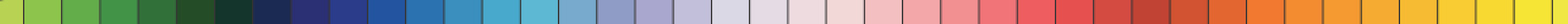
#> input picture cmaps/cmap1.png, 2316 x 36 px (shown at 1/2 size); its folder holds 3 pictures in this run
$ python cmaps.py
#> lines starting #> are read from the running program, lines starting #| are printed output that depends on the picture
#!/usr/bin/env python3
import os
import numpy as np
import glob as glob
import matplotlib.cm as mcm
import matplotlib.colors as mcolors
from matplotlib import rcParams
from PIL import Image
lut = rcParams['image.lut']

#------------------------------------------------------------------------------#
# Hardcoded bad maps
#------------------------------------------------------------------------------#
# MATLAB maps
matlab_data = {
    'jet':{
        'red': ((0., 0, 0), (0.35, 0, 0), (0.66, 1, 1), (0.89, 1, 1), (1, 0.5, 0.5)),
        'green': ((0., 0, 0), (0.125, 0, 0), (0.375, 1, 1), (0.64, 1, 1), (0.91, 0, 0), (1, 0, 0)),
        'blue':  ((0., 0.5, 0.5), (0.11, 1, 1), (0.34, 1, 1), (0.65, 0, 0), (1, 0, 0))
    },
    'hot':{
        'red': ((0., 0.0416, 0.0416), (0.365079, 1.000000, 1.000000), (1.0, 1.0, 1.0)),
        'green': ((0., 0., 0.), (0.365079, 0.000000, 0.000000), (0.746032, 1.000000, 1.000000), (1.0, 1.0, 1.0)),
        'blue':  ((0., 0., 0.), (0.746032, 0.000000, 0.000000), (1.0, 1.0, 1.0))
    },
    'hsv':{
        'red': ((0., 1., 1.),
                (0.158730, 1.000000, 1.000000),
                (0.174603, 0.968750, 0.968750),
                (0.333333, 0.031250, 0.031250),
                (0.349206, 0.000000, 0.000000),
                (0.666667, 0.000000, 0.000000),
                (0.682540, 0.031250, 0.031250),
                (0.841270, 0.968750, 0.968750),
                (0.857143, 1.000000, 1.000000),
                (1.0, 1.0, 1.0)),
        'green': ((0., 0., 0.),
                (0.158730, 0.937500, 0.937500),
                (0.174603, 1.000000, 1.000000),
                (0.507937, 1.000000, 1.000000),
                (0.666667, 0.062500, 0.062500),
                (0.682540, 0.000000, 0.000000),
                (1.0, 0., 0.)),
        'blue': ((0., 0., 0.),
                (0.333333, 0.000000, 0.000000),
                (0.349206, 0.062500, 0.062500),
                (0.507937, 1.000000, 1.000000),
                (0.841270, 1.000000, 1.000000),
                (0.857143, 0.937500, 0.937500),
                (1.0, 0.09375, 0.09375))
        }
    }

# GNU maps
_gnu_green = lambda x: x**3
_gnu_red   = lambda x: np.sqrt(x)
_gnu_blue  = lambda x: np.sin(x * 2 * np.pi)
_gnu2_red = lambda x: x / 0.32 - 0.78125
_gnu2_green = lambda x: 2 * x - 0.84
def _gnu2_blue(x):
    ret = np.zeros(len(x))
    m = (x < 0.25)
    ret[m] = 4 * x[m]
    m = (x >= 0.25) & (x < 0.92)
    ret[m] = -2 * x[m] + 1.84
    m = (x >= 0.92)
    ret[m] = x[m] / 0.08 - 11.5
    return ret

gnu_data = {
    'gnuplot':{
        'red':   _gnu_red,
        'green': _gnu_green,
        'blue':  _gnu_blue,
        },
    'gnuplot2':{
        'red':   _gnu2_red,
        'green': _gnu2_green,
        'blue':  _gnu2_blue,
        },
    'nipy_spectral':{
        'red': [(0.0, 0.0, 0.0), (0.05, 0.4667, 0.4667),
                (0.10, 0.5333, 0.5333), (0.15, 0.0, 0.0),
                (0.20, 0.0, 0.0), (0.25, 0.0, 0.0),
                (0.30, 0.0, 0.0), (0.35, 0.0, 0.0),
                (0.40, 0.0, 0.0), (0.45, 0.0, 0.0),
                (0.50, 0.0, 0.0), (0.55, 0.0, 0.0),
                (0.60, 0.0, 0.0), (0.65, 0.7333, 0.7333),
                (0.70, 0.9333, 0.9333), (0.75, 1.0, 1.0),
                (0.80, 1.0, 1.0), (0.85, 1.0, 1.0),
                (0.90, 0.8667, 0.8667), (0.95, 0.80, 0.80),
                (1.0, 0.80, 0.80)],
        'green': [(0.0, 0.0, 0.0), (0.05, 0.0, 0.0),
                (0.10, 0.0, 0.0), (0.15, 0.0, 0.0),
                (0.20, 0.0, 0.0), (0.25, 0.4667, 0.4667),
                (0.30, 0.6000, 0.6000), (0.35, 0.6667, 0.6667),
                (0.40, 0.6667, 0.6667), (0.45, 0.6000, 0.6000),
                (0.50, 0.7333, 0.7333), (0.55, 0.8667, 0.8667),
                (0.60, 1.0, 1.0), (0.65, 1.0, 1.0),
                (0.70, 0.9333, 0.9333), (0.75, 0.8000, 0.8000),
                (0.80, 0.6000, 0.6000), (0.85, 0.0, 0.0),
                (0.90, 0.0, 0.0), (0.95, 0.0, 0.0),
                (1.0, 0.80, 0.80)],
        'blue': [(0.0, 0.0, 0.0), (0.05, 0.5333, 0.5333),
                (0.10, 0.6000, 0.6000), (0.15, 0.6667, 0.6667),
                (0.20, 0.8667, 0.8667), (0.25, 0.8667, 0.8667),
                (0.30, 0.8667, 0.8667), (0.35, 0.6667, 0.6667),
                (0.40, 0.5333, 0.5333), (0.45, 0.0, 0.0),
                (0.5, 0.0, 0.0), (0.55, 0.0, 0.0),
                (0.60, 0.0, 0.0), (0.65, 0.0, 0.0),
                (0.70, 0.0, 0.0), (0.75, 0.0, 0.0),
                (0.80, 0.0, 0.0), (0.85, 0.0, 0.0),
                (0.90, 0.0, 0.0), (0.95, 0.0, 0.0),
                (1.0, 0.80, 0.80)],
        },
    }

# GIST package maps are by David H. Munro.
gist_data = {
    'gist_rainbow':(
        (0.000, (1.00, 0.00, 0.16)),
        (0.030, (1.00, 0.00, 0.00)),
        (0.215, (1.00, 1.00, 0.00)),
        (0.400, (0.00, 1.00, 0.00)),
        (0.586, (0.00, 1.00, 1.00)),
        (0.770, (0.00, 0.00, 1.00)),
        (0.954, (1.00, 0.00, 1.00)),
        (1.000, (1.00, 0.00, 0.75))
        ),
    'gist_ncar':{
        'red': ((0.0, 0.0, 0.0000),
                (0.3098, 0.0000, 0.0000),
                (0.3725, 0.3993, 0.3993),
                (0.4235, 0.5003, 0.5003),
                (0.5333, 1.0000, 1.0000),
                (0.7922, 1.0000, 1.0000),
                (0.8471, 0.6218, 0.6218),
                (0.8980, 0.9235, 0.9235),
                (1.0000, 0.9961, 0.9961)),
        'green': ((0.0, 0.0, 0.0000),
                (0.0510, 0.3722, 0.3722),
                (0.1059, 0.0000, 0.0000),
                (0.1569, 0.7202, 0.7202),
                (0.1608, 0.7537, 0.7537),
                (0.1647, 0.7752, 0.7752),
                (0.2157, 1.0000, 1.0000),
                (0.2588, 0.9804, 0.9804),
                (0.2706, 0.9804, 0.9804),
                (0.3176, 1.0000, 1.0000),
                (0.3686, 0.8081, 0.8081),
                (0.4275, 1.0000, 1.0000),
                (0.5216, 1.0000, 1.0000),
                (0.6314, 0.7292, 0.7292),
                (0.6863, 0.2796, 0.2796),
                (0.7451, 0.0000, 0.0000),
                (0.7922, 0.0000, 0.0000),
                (0.8431, 0.1753, 0.1753),
                (0.8980, 0.5000, 0.5000),
                (1.0000, 0.9725, 0.9725)),
        'blue': ((0.0, 0.5020, 0.5020),
                (0.0510, 0.0222, 0.0222),
                (0.1098, 1.0000, 1.0000),
                (0.2039, 1.0000, 1.0000),
                (0.2627, 0.6145, 0.6145),
                (0.3216, 0.0000, 0.0000),
                (0.4157, 0.0000, 0.0000),
                (0.4745, 0.2342, 0.2342),
                (0.5333, 0.0000, 0.0000),
                (0.5804, 0.0000, 0.0000),
                (0.6314, 0.0549, 0.0549),
                (0.6902, 0.0000, 0.0000),
                (0.7373, 0.0000, 0.0000),
                (0.7922, 0.9738, 0.9738),
                (0.8000, 1.0000, 1.0000),
                (0.8431, 1.0000, 1.0000),
                (0.8980, 0.9341, 0.9341),
                (1.0000, 0.9961, 0.9961)),
        },
    }

#------------------------------------------------------------------------------#
# Maps pulled from papers
#------------------------------------------------------------------------------#
def png2rgb(file):
    # Load file
#> called with file = 'cmaps/cmap1.png'
    img = Image.open(file)
#> img is the input picture: PIL image 2316x36 RGBA; mean R, G, B, A 162.3, 140.9, 116, 255
    data = np.array(img)[...,:3]/255 # drop alpha channel and scale to 0-1
    long = np.argmax(data.shape) # N by M by 4, but which one is smaller?
#> long = 1
    nshort = data.shape[1-long]
#> nshort = 36
    vec = np.take(data, nshort//2, axis=1-long)
#> vec = 2316 rows, first 8: [0.722, 0.824, 0.329], [0.722, 0.824, 0.329], [0.722, 0.824, 0.329], [0.722, 0.824, 0.329], [0.722, 0.824, 0.329], [0.722, 0.824, 0.329], [0.722, 0.824, 0.329], [0.722, 0.824, 0.329]
    # Get unique non-consecutive colors, so we can filter out divider colors
    # Why use lists of tuples? Because don't want axis-wise operations
    # on each channel, want to operate on unique data tuples.
    seen = {*()}
    tuples = [tuple(rgb) for rgb in vec]
#> tuples = 2316 items, first 6: (0.722, 0.824, 0.329), (0.722, 0.824, 0.329), (0.722, 0.824, 0.329), (0.722, 0.824, 0.329), (0.722, 0.824, 0.329), (0.722, 0.824, 0.329)
    unique = []
    counts = []
    prev = None
    count = 1
    for rgb in tuples:
        if rgb!=prev:
            unique.append(rgb) # name of *current* rgb tuple
            counts.append(count) # number of appeariences for *previous* rgb tuple
            count = 1
        else:
            count += 1
        prev = rgb
#> this loop made 2316 passes
#> (count, prev) on passes 1 to 12: (1, (0.722, 0.824, 0.329)), (2, (0.722, 0.824, 0.329)), (3, (0.722, 0.824, 0.329)), (4, (0.722, 0.824, 0.329)), (5, (0.722, 0.824, 0.329)), (6, (0.722, 0.824, 0.329)), (7, (0.722, 0.824, 0.329)), (8, (0.722, 0.824, 0.329)), (9, (0.722, 0.824, 0.329)), (10, (0.722, 0.824, 0.329)), (11, (0.722, 0.824, 0.329)), (12, (0.722, 0.824, 0.329))
#> count on passes 61 to 66: 25, 26, 27, 28, 29, 30
#> after the loop, counts = 157 values, max 54 at index 4, min 1 at index 0, mean 14.62; unique = 157 items, first 6: (0.722, 0.824, 0.329), (0.216, 0.208, 0.208), (0.247, 0.263, 0.212), (0.553, 0.769, 0.294), (0.263, 0.29, 0.216), (0.216, 0.208, 0.208)
    counts = [*counts[1:], count] # shift counts to match rgbs
#> counts = 157 values, max 54 at index 3, min 1 at index 1, mean 14.75
    # Filter out dividers for colormap images with distinct levels and dividers
    # NOTE: We detect whether image has distinct levels by seeing if the distribution
    # of counts is bimodal! E.g. 1 pixel black, 20 pixels color, 1 pixel black, etc.
    med, mean = np.median(counts), np.mean(counts)
#> med = 1; mean = 14.75
    if abs(mean - med)/med > 5:
        vec = [rgb for rgb,count in zip(unique,counts) if count >= np.mean(counts)]
#> vec = 42 items, first 6: (0.722, 0.824, 0.329), (0.553, 0.769, 0.294), (0.388, 0.678, 0.294), (0.259, 0.576, 0.282), (0.196, 0.439, 0.227), (0.141, 0.302, 0.153)
    return vec

# Iterate through files
files = glob.glob(os.path.join(os.path.dirname(__file__), 'cmaps', 'cmap[0-9].png'))
paper_data = {
    os.path.splitext(os.path.basename(file))[0]: png2rgb(file)
    for file in files
    }
#> call 2 of png2rgb, with file = 'cmaps/cmap2.png'
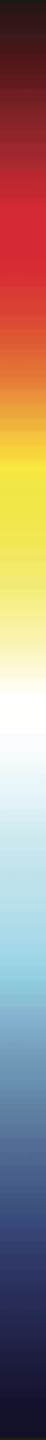
#> input picture cmaps/cmap2.png, 46 x 1440 px
#> in png2rgb, img is the input picture: PIL image 46x1440 RGBA; mean R, G, B, A 159.7, 135.7, 123.1, 255
#> in png2rgb (call 2), `vec = np.take(data, nshort//2, axis=1-long)`: vec = 1440 rows, first 8: [0.102, 0.098, 0.098], [0.102, 0.098, 0.098], [0.118, 0.0902, 0.0902], [0.145, 0.0824, 0.0745], [0.145, 0.0824, 0.0745], [0.145, 0.0824, 0.0784], [0.149, 0.0824, 0.0784], [0.153, 0.0824, 0.0745]
#> in png2rgb (call 2), `tuples = [tuple(rgb) for rgb in vec]`: tuples = 1440 items, first 6: (0.102, 0.098, 0.098), (0.102, 0.098, 0.098), (0.118, 0.0902, 0.0902), (0.145, 0.0824, 0.0745), (0.145, 0.0824, 0.0745), (0.145, 0.0824, 0.0784)
#> the loop in png2rgb (call 2), `for rgb in tuples:` made 1440 passes
#> (count, prev) on passes 1 to 12: (1, (0.102, 0.098, 0.098)), (2, (0.102, 0.098, 0.098)), (1, (0.118, 0.0902, 0.0902)), (1, (0.145, 0.0824, 0.0745)), (2, (0.145, 0.0824, 0.0745)), (1, (0.145, 0.0824, 0.0784)), (1, (0.149, 0.0824, 0.0784)), (1, (0.153, 0.0824, 0.0745)), (1, (0.153, 0.0824, 0.0784)), (2, (0.153, 0.0824, 0.0784)), (3, (0.153, 0.0824, 0.0784)), (1, (0.157, 0.0824, 0.0784))
#> count on passes 61 to 66: 1, 1, 1, 1, 1, 1
#> after the loop in png2rgb (call 2), `for rgb in tuples:`: counts = 810 values, max 33 at index 142, min 1 at index 0, mean 1.78; unique = 810 items, first 6: (0.102, 0.098, 0.098), (0.118, 0.0902, 0.0902), (0.145, 0.0824, 0.0745), (0.145, 0.0824, 0.0784), (0.149, 0.0824, 0.0784), (0.153, 0.0824, 0.0745)
#> in png2rgb (call 2), `counts = [*counts[1:], count]`: counts = 810 values, max 33 at index 141, min 1 at index 1, mean 1.78
#> in png2rgb (call 2), `med, mean = np.median(counts), np.mean(counts)`: mean = 1.78
#> call 3 of png2rgb, with file = 'cmaps/cmap3.png'
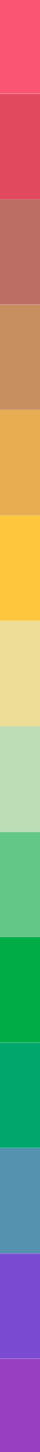
#> input picture cmaps/cmap3.png, 40 x 1452 px
#> in png2rgb, img is the input picture: PIL image 40x1452 RGBA; mean R, G, B, A 159, 147.2, 126.1, 255
#> in png2rgb (call 3), `vec = np.take(data, nshort//2, axis=1-long)`: vec = 1452 rows, first 8: [0.98, 0.337, 0.455], [0.98, 0.337, 0.455], [0.98, 0.337, 0.455], [0.98, 0.337, 0.455], [0.98, 0.337, 0.455], [0.98, 0.337, 0.455], [0.98, 0.337, 0.455], [0.98, 0.337, 0.455]
#> in png2rgb (call 3), `tuples = [tuple(rgb) for rgb in vec]`: tuples = 1452 items, first 6: (0.98, 0.337, 0.455), (0.98, 0.337, 0.455), (0.98, 0.337, 0.455), (0.98, 0.337, 0.455), (0.98, 0.337, 0.455), (0.98, 0.337, 0.455)
#> the loop in png2rgb (call 3), `for rgb in tuples:` made 1452 passes
#> count on passes 1 to 12: 1, 2, 3, 4, 5, 6, 7, 8, 9, 10, 11, 12
#> after the loop in png2rgb (call 3), `for rgb in tuples:`: counts = 40 values, max 104 at index 4, min 1 at index 0, mean 34.02; unique = 40 items, first 6: (0.98, 0.337, 0.455), (0.973, 0.447, 0.541), (0.898, 0.318, 0.404), (0.882, 0.286, 0.369), (0.8, 0.435, 0.431), (0.749, 0.439, 0.4)
#> in png2rgb (call 3), `counts = [*counts[1:], count]`: counts = 40 values, max 104 at index 3, min 1 at index 1, mean 36.3
#> in png2rgb (call 3), `med, mean = np.median(counts), np.mean(counts)`: mean = 36.3
#> in png2rgb (call 3), `vec = [rgb for rgb,count in zip(unique,counts) if count >= np.mean(cou..`: vec = 14 items, first 6: (0.98, 0.337, 0.455), (0.882, 0.286, 0.369), (0.741, 0.431, 0.392), (0.78, 0.557, 0.373), (0.91, 0.675, 0.318), (0.992, 0.776, 0.239)

#------------------------------------------------------------------------------#
# Generate colormaps
#------------------------------------------------------------------------------#
cmaps = []
for name,data in {**matlab_data, **gnu_data, **gist_data, **paper_data}.items():
    if isinstance(data, dict):
        cmap = mcolors.LinearSegmentedColormap(name, data, lut)
    else:
        cmap = mcolors.LinearSegmentedColormap.from_list(name, data, lut)
#> (the run stopped early here; a loop or call above may not have finished)
